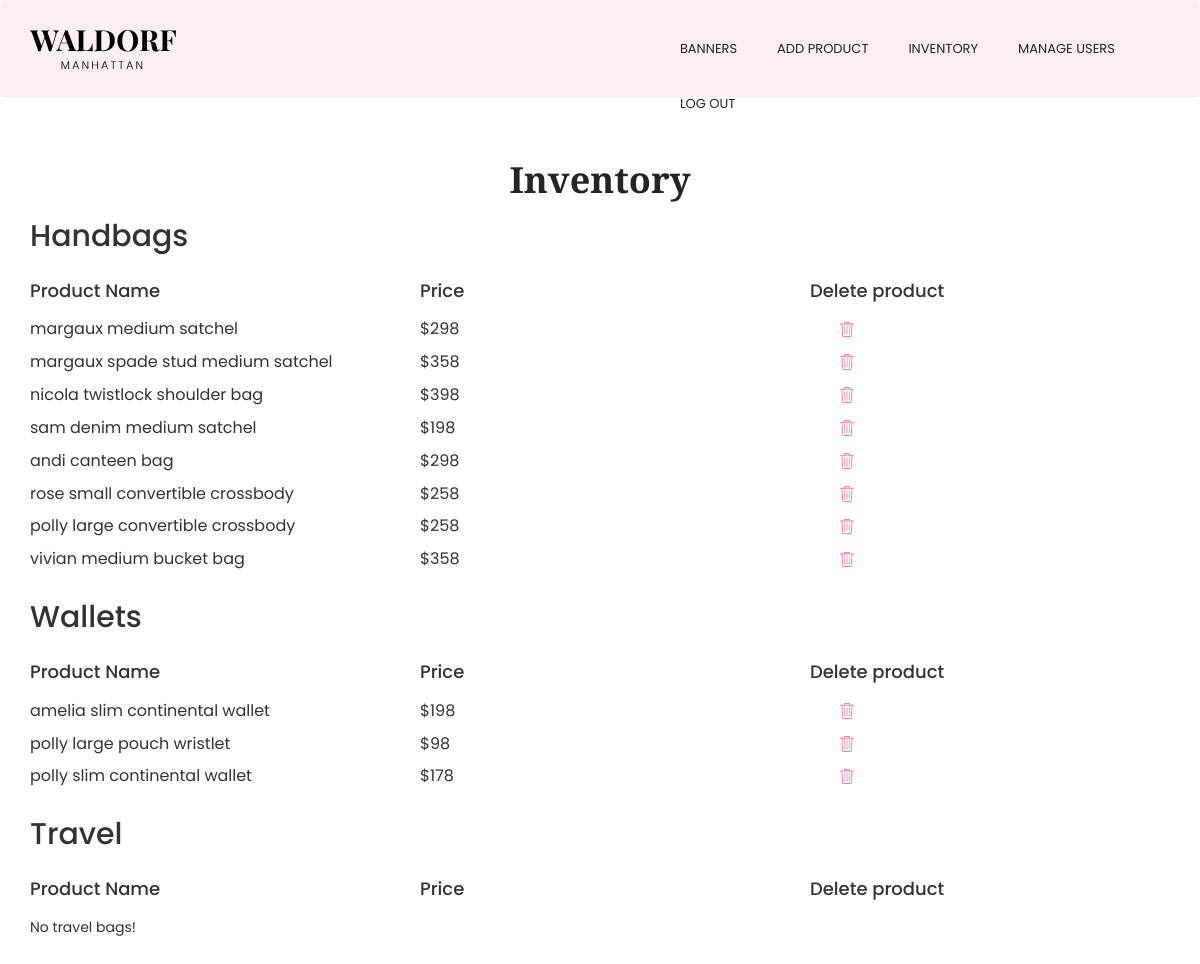
The page /inventory.php on the database its author committed.
### tables this page shows
CREATE TABLE `handbags` (
  `id` int(10) NOT NULL,
  `product_name` varchar(100) DEFAULT NULL,
  `price` varchar(10) DEFAULT NULL,
  `descripcion` varchar(400) DEFAULT NULL,
  `dimensions` text,
  `materials` text,
  `details` text,
  `image_1` varchar(100) DEFAULT NULL,
  `image_2` varchar(100) DEFAULT NULL,
  `image_3` varchar(100) DEFAULT NULL
);

CREATE TABLE `wallets` (
  `id` int(10) NOT NULL,
  `product_name` varchar(100) DEFAULT NULL,
  `price` varchar(10) DEFAULT NULL,
  `descripcion` varchar(400) DEFAULT NULL,
  `dimensions` text,
  `materials` text,
  `details` text,
  `image_1` varchar(100) DEFAULT NULL,
  `image_2` varchar(100) DEFAULT NULL,
  `image_3` varchar(100) DEFAULT NULL
);

### src/funciones.php (called while the page is built, shortened)
<?php
function get($tabla) {
  $db = mysqli_connect("db","root","root", "main");
  $query = "SELECT * FROM $tabla";
  $result = $db->query($query);
  $resultados = [];
  $i = 0;
  if ($result->num_rows > 0) :
      while($row = $result->fetch_assoc()) :
        $resultados[$i] = $row;
        $i++;
      endwhile;
  else :
    $resultados = false;
  endif;
  return $resultados;
}
?>

### src/inventory.php (the view)
<?php
  include('funciones.php');
  include('estructura/header-admin.php');
  $url_pagina = $_SERVER['REQUEST_URI'];
  $url_pagina = str_replace('/', '', $url_pagina);
  $url_pagina = str_replace('.php', '', $url_pagina);
?>
<main class="admin-options">
  <div class="container">
  <h1 class="admin-title"> Inventory </h1>
  <section class="subir-foto">
  <h2>Handbags</h2>
  <div class="inventory-title">
    <div class="row">
      <div>
        <article class="col-12 col-xs-4 col-md-4">
          <p>Product Name</p>
        </article>
        <article class="col-12 col-xs-4 col-md-4">
          <p>Price</p>
        </article>
        <article class="col-12 col-xs-4 col-md-4">
          <p>Delete product</p>
        </article>
      </div>
    </div>
  </div>
  <div class="users-info">
  <?php
    $handbags = get('handbags');
    if( $handbags ) :
    foreach( $handbags as $handbag ):
  ?>
    <div class="row">
      <div>
        <article class="col-12 col-xs-4 col-md-4">
          <p><?php echo $handbag['product_name'] ?></p>
        </article>
        <article class="col-12 col-xs-4 col-md-4">
          <p>$<?php echo number_format(@$handbag['price']) ?></p>
        </article>
        <article class="col-12 col-xs-4 col-md-4">
          <a href="eliminar.php?url=<?php echo $url_pagina ?>&tipo=handbags&id=<?php echo $handbag['id'] ?>">
          <img class="icon" src="imgs/trash.svg">
          </a>
        </article>
      </div>
    </div>
  <?php
    endforeach;
    else :
  ?>
    <div class="sin-resultados">
      No handbags!
    </div>
    <?php endif; ?>
</div>
</section>
<section class="subir-foto">
  <h2>Wallets</h2>
  <div class="inventory-title">
    <div class="row">
      <div>
        <article class="col-12 col-xs-4 col-md-4">
          <p>Product Name</p>
        </article>
        <article class="col-12 col-xs-4 col-md-4">
          <p>Price</p>
        </article>
        <article class="col-12 col-xs-4 col-md-4">
          <p>Delete product</p>
        </article>
      </div>
    </div>
  </div>
  <div class="users-info">
  <?php
    $wallets = get('wallets');
    if( $wallets ) :
    foreach( $wallets as $wallet ):
  ?>
    <div class="row">
      <div>
        <article class="col-12 col-xs-4 col-md-4">
          <p><?php echo $wallet['product_name'] ?></p>
        </article>
        <article class="col-12 col-xs-4 col-md-4">
          <p>$<?php echo number_format(@$wallet['price']) ?></p>
        </article>
        <article class="col-12 col-xs-4 col-md-4">
          <a href="eliminar.php?url=<?php echo $url_pagina ?>&tipo=wallets&id=<?php echo $wallet['id'] ?>">
          <img class="icon" src="imgs/trash.svg">
          </a>
        </article>
      </div>
    </div>
  <?php
    endforeach;
    else :
  ?>
    <div class="sin-resultados">
      No wallets!
    </div>
    <?php endif; ?>
</div>
</section>
<section class="subir-foto">
  <h2>Travel</h2>
  <div class="inventory-title">
    <div class="row">
      <div>
        <article class="col-12 col-xs-4 col-md-4">
          <p>Product Name</p>
        </article>
        <article class="col-12 col-xs-4 col-md-4">
          <p>Price</p>
        </article>
        <article class="col-12 col-xs-4 col-md-4">
          <p>Delete product</p>
        </article>
      </div>
    </div>
  </div>
  <div class="users-info">
  <?php
    $travel = get('travel');
    if( $travel ) :
    foreach( $travel as $travel ):
  ?>
    <div class="row">
      <div>
        <article class="col-12 col-xs-4 col-md-4">
          <p><?php echo $travel['product_name'] ?></p>
        </article>
        <article class="col-12 col-xs-4 col-md-4">
          <p>$<?php echo number_format(@$travel['price']) ?></p>
        </article>
        <article class="col-12 col-xs-4 col-md-4">
          <a href="eliminar.php?url=<?php echo $url_pagina ?>&tipo=travel&id=<?php echo $travel['id'] ?>">
          <img class="icon" src="imgs/trash.svg">
          </a>
        </article>
      </div>
    </div>
  <?php
    endforeach;
    else :
  ?>
    <div class="sin-resultados">
      No travel bags!
    </div>
    <?php endif; ?>
</div>
</section>
  </div>
</main>
<?php
include('estructura/footer-admin.php');
?>

### src/estructura/header-admin.php (shortened to what this page needs)
<!DOCTYPE html>
<html lang="en">
<head>
  <link rel="stylesheet" type="text/css" href="css/estilos.css">
  <link rel="stylesheet" href="https://maxcdn.bootstrapcdn.com/bootstrap/3.3.7/css/bootstrap.min.css">
  <link rel="stylesheet" href="css/bootstrap.min.css">
  <link rel="stylesheet" href="css/estilos.css">
</head>
<body>
<header class="header navbar-fixed-top">
        <nav class="navbar" role="navigation">
          <div class="container">
                <div class="menu-container js_nav-item">
                    <div class="logo">
                      <a class="logo-wrap" href="banners.php">
                          <img class="logo-img logo-img-main" src="imgs/logo.svg" alt="Waldorf Logo">
                      </a>
                  </div>
              </div>
              <div class="collapse navbar-collapse nav-collapse">
                  <div class="menu-container elementos-menu">
                      <ul class="nav navbar-nav navbar-nav-right">
                          <li class="js_nav-item nav-item"><a class="nav-item-child nav-item-hover" href="banners.php">BANNERS</a></li>
                          <li class="js_nav-item nav-item"><a class="nav-item-child nav-item-hover" href="product-type.php">ADD PRODUCT</a></li>
                          <li class="js_nav-item nav-item"><a class="nav-item-child nav-item-hover" href="inventory.php">INVENTORY</a></li>
                          <li class="js_nav-item nav-item"><a class="nav-item-child nav-item-hover" href="manage-users.php">MANAGE USERS</a></li>
                          <li class="js_nav-item nav-item"><a class="nav-item-child nav-item-hover" href="logout-admin.php">LOG OUT</a></li>
                      </ul>
                  </div>
              </div>
          </div>
      </nav>
      </header>
<div class="espaciador-de-menu"></div>

### src/estructura/footer-admin.php
</body>
</html>

### src/css/estilos.css (style rules this page uses)
body { font-family: 'Poppins', Helvetica, sans-serif; }
.col-12 { height:100%; }
.inventory-title p { font-weight: 500; font-size: 18px; padding-bottom: 5px; }
.users-info p { font-size: 16px; }
.subir-foto h2 { padding-bottom: 15px; }
.admin-title { display: flex; justify-content: center; font-family: 'Playfair Display'; font-weight: 600; color: #252525; }
.admin-options { padding: 40px 0px; }
.users-info .icon { margin-left: 30px; }
.navbar-fixed-top .navbar-collapse { max-height: 100%; }
.header .navbar { margin-bottom: 0; transition-duration: 300ms; transition-property: all; transition-timing-function: cubic-bezier(0.7, 1, 0.7, 1); background-color: #fbeff3; box-shadow: 0px 3px 6px rgba(158,158,158,0.05); }
.header .menu-container:before, .header .menu-container:after { content: " "; display: table; }
.header .menu-container:after { clear: both; }
.header .logo { width: 150px; height: 150px; float: left; max-height: 95px; line-height: 65px; }
.header .logo-wrap { display: inline-block; padding: 15px 0; }
.header .logo-img { display: inline-block; width: 146px; height: auto; max-width: 100%; max-height: 100%; vertical-align: middle; }
.header .logo-img-main { display: inline-block; transition-duration: 400ms; transition-property: all; transition-timing-function: cubic-bezier(0.7, 1, 0.7, 1); }
.header .navbar-nav { padding-left: 0; margin-bottom: 0; list-style: none; }
.header .nav-item { position: relative; display: block; }
.header .nav-item:last-child .nav-item-child { padding-right: 0; }
.header .nav-item-child { position: relative; display: block; font-size: 13px; font-weight: 400; font-family: "Poppins", sans-serif; color: #262425;; text-transform: uppercase; line-height: 15px; padding: 20px; transition-duration: 300ms; transition-property: all; transition-timing-function: cubic-bezier(0.7, 1, 0.7, 1); }
.header .nav-item-hover { position: relative; }
.header .nav-item-hover:after { position: absolute; color: #FFB4BB; top: 45px; left: 0; width: 9px; height: 2px; opacity: 0; content: " "; transition-duration: 400ms; transition-property: all; transition-timing-function: cubic-bezier(0.7, 1, 0.7, 1); }
.elementos-menu { position:absolute; top:20px; left:55% }
@media (min-width: 992px) { .header .navbar-nav-right { float: right; } }
.espaciador-de-menu { width: 100%; height: 100px; }

### rows shown on the page
handbags: product_name "margaux medium satchel", price "298"
handbags: product_name "margaux spade stud medium satchel", price "358"
handbags: product_name "nicola twistlock shoulder bag", price "398"
handbags: product_name "sam denim medium satchel", price "198"
handbags: product_name "andi canteen bag", price "298"
handbags: product_name "rose small convertible crossbody", price "258"
handbags: product_name "polly large convertible crossbody", price "258"
handbags: product_name "vivian medium bucket bag", price "358"
wallets: product_name "amelia slim continental wallet", price "198"
wallets: product_name "polly large pouch wristlet", price "98"
wallets: product_name "polly slim continental wallet", price "178"
